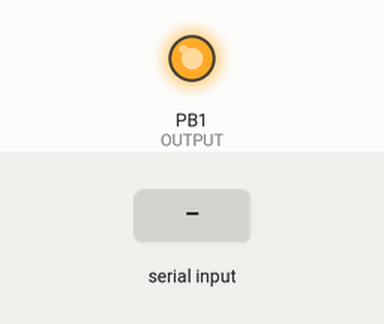
Bench run of a program on a simulated ATmega328P, built with avr-gcc and emulated at 16 MHz. Parts: output pins drawn as LEDs (lit = HIGH). The test bench sets the inputs (shaded band). What the program prints to the serial monitor is not drawn.

Above: at 1.2 s.
1.3 s: "on\n" received over Serial
2.8 s: "off\n" received over Serial
4.3 s: "1\n" received over Serial
Timing chart, 0 to 7.3 s (numbered marks = the images above; inputs shaded):
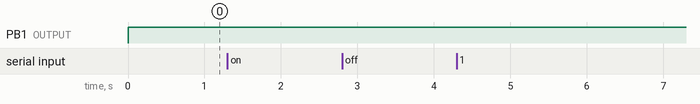

Measured:
- after the input at 1.3 s, every drawn part: stays the same
- after the input at 2.8 s, every drawn part: stays the same
- after the input at 4.3 s, every drawn part: stays the same

The program:

main.c
```c
#include <avr/io.h>
#include <util/delay.h>
#include "stdint.h"

#include "serial.h"
#include "led.h"

void main (void) {
    char buffer[50];
    pinDirection(&DDRB, OUTPUT, PB1); //direction output
    setBitHigh(&PORTB, PB1); //blue led off
    uartInit(); //initiate UART
    //blinkLed();
    while(1){
    //printChar('A'); //prints a char
    //printString("Jonathan Koitsalu\r"); //prints a char array
    //print(); //prints chars sent with keyboard

    //storeCommand1(buffer); // adapted for all monitors.
    //executeCommand1(buffer);

    storeCommand2(buffer); // adapted for monitors that send both newline and carriage return when you press enter.
    executeCommand2(buffer);
    }
}
```

led.c
```c
#include <avr/io.h>
#include <util/delay.h>
#include "stdint.h"
#include "led.h"

void blinkLed() //blinks led blue.
{
    while(1){
    toggleBit(&PORTB, PB1);
    delay(500);
    }
}

void delay(unsigned long milliseconds)
{
    while(milliseconds--){_delay_ms(1);}
}

void toggleBit(uint8_t* Register, uint8_t bit)
{
    *Register^=(1<<bit);
}

void setBitHigh(uint8_t* Register, uint8_t bit)
{
    *Register|=(1<<bit);
}

void setBitLow(uint8_t* Register, uint8_t bit)
{
    *Register&=~(1<<bit);
}

void pinDirection(uint8_t* Register, Direction direction, uint8_t bit) //Sets pindirection. Uses Enums.
{
    if(direction==INPUT){
        setBitLow(Register, bit);
    }
    if(direction==OUTPUT){
        setBitHigh(Register, bit);
    }
}
```

led.h
```c
#ifndef LED_H_
#define LED_H_

typedef enum{
    INPUT,
    OUTPUT
} Direction;

void blinkLed();
void delay(unsigned long milliseconds);
void toggleBit(uint8_t* Register, uint8_t bit);
void setBitHigh(uint8_t* Register, uint8_t bit);
void setBitLow(uint8_t* Register, uint8_t bit);
void pinDirection(uint8_t* Register, Direction direction, uint8_t bit);

#endif
```

serial.c
```c
#include <avr/io.h>
#include <util/delay.h>

#include "stdint.h"
#include "serial.h"

void uartInit()
{
unsigned long BAUD = 38400UL;
unsigned long UBRR = ((F_CPU/(16*BAUD))-1);

//Set baud rate
UBRR0H = (UBRR & 0xFF00)>>8; //insert the most significant bits.
UBRR0L = UBRR & 0x00FF; //insert the least significant bits.

//Enable receiver and transmitter
setBitHigh(&UCSR0B,RXEN0);
setBitHigh(&UCSR0B,TXEN0);

//sets type of parity generation and check. Set to no parity.
setBitLow(&UCSR0C,UPM01);
setBitLow(&UCSR0C,UPM00);

//sets the number of stop bits to be inserted by the transmitter. Set to 1 stopbit.
setBitLow(&UCSR0C,USBS0);

//sets the number of data bits in a frame the receiver and transmitter use. Set to 8bit.
setBitLow(&UCSR0C,UCSZ02);
setBitHigh(&UCSR0C,UCSZ01);
setBitHigh(&UCSR0B,UCSZ00);
}

bool monitorWritable() //checks if monitor is writable.
{
    if (UCSR0A & (1<<UDRE0)){return true;} //Checks that the transmitbuffer is empty and writable.
    else {return false;}
}

void printChar(unsigned char data)//Prints a char.
{
    if (monitorWritable()){
        UDR0 = data;}   //load transmitbuffer with data.
}

void printCharCR(unsigned char data){ //Prints a char. If char is '\r' then first print '\n' then print char (which is '\r').
    if(data=='\r'){
        printChar('\n');
    }
    printChar(data);
}

void printString(char* str){ //Prints a char array.
    int i = 0;
    while(str[i]!='\0'){
        printChar(str[i]);
        i++;
    }
}

unsigned char readChar(){   //Reads char.
    while (!(UCSR0A & (1<<RXC0))); //Checks if there is unread data in the receive buffer.
    return UDR0; //return char
}

void print() //Prints the read char.
{
    printChar(readChar());
}

void storeCommand1(char* buffer) //Stores chars in a buffer until carriage return or newline is read. Carriage return and newline are not stored in the buffer.
{
    int j = 0;
    char lastChar;
    lastChar = readChar();
    printChar(lastChar);
    while((lastChar != '\r' || lastChar != '\n') && j<49){
        buffer[j]=lastChar;
        j++;
        lastChar = readChar();
        printChar(lastChar);
    }
    buffer[j]='\0';
}

void executeCommand1(char* buffer) //Compares the buffer with commands to be executed.
{
    if(!strcmp(buffer,"on")){ //turns pin9 led on.
        setBitLow(&PORTB, PB1);
    }
    if(!strcmp(buffer,"off")){  //turns pin9 led off.
        setBitHigh(&PORTB, PB1);
    }
}

void storeCommand2(char* buffer) //Stores chars in a buffer until newline is read. Stores both carriage return and newline in the buffer.
{
    int j = 0;
    char lastChar;
    while(lastChar != '\n' && j<49){
        lastChar = readChar();
        printChar(lastChar);
        buffer[j]=lastChar;
        j++;
    }
    buffer[j]='\0';
}

void executeCommand2(char* buffer) //Compares the buffer with commands to be executed.
{
    if(!strcmp(buffer,"on\r\n")){ //turns pin9 led on.
        setBitLow(&PORTB, PB1);
    }
    if(!strcmp(buffer,"off\r\n")){  //turns pin9 led off.
        setBitHigh(&PORTB, PB1);
    }
}
```

serial.h
```c
#ifndef SERIAL_H_
#define SERIAL_H_

#include <stdbool.h>

void uartInit();
bool monitorWritable();
void printChar(unsigned char data);
void printCharCR(unsigned char data);
void printString(char* str);
unsigned char readChar();
void print();
void storeCommand1(char* buffer);
void executeCommand1(char* buffer);
void storeCommand2(char* buffer);
void executeCommand2(char* buffer);

#endif
```
